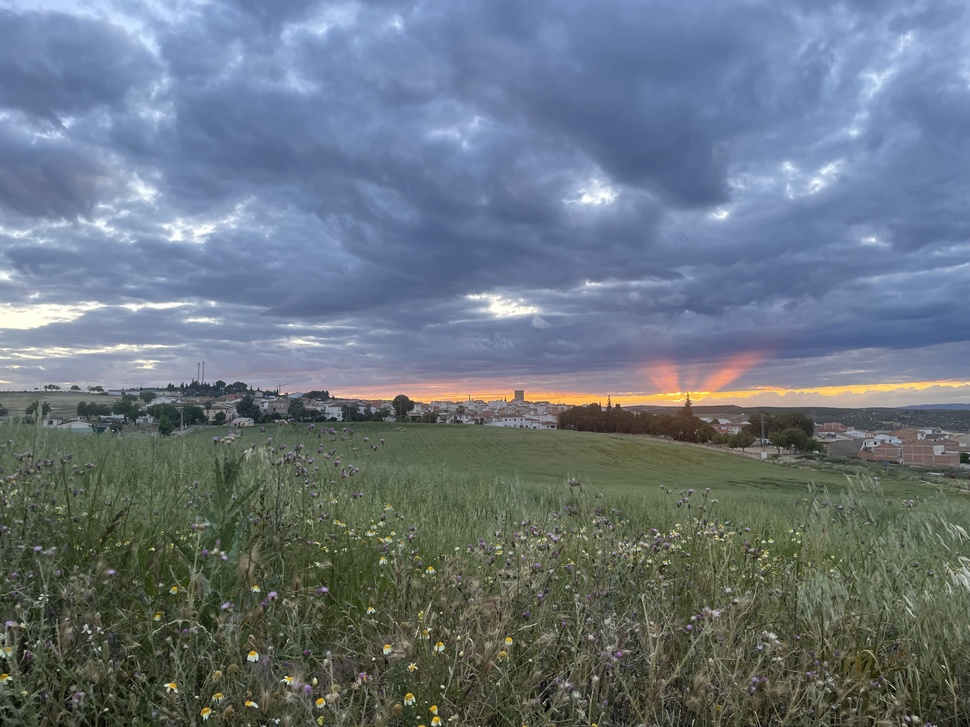
#> input picture ejercicioscapitulo5/imagen.jpg, 970 x 727 px, shrunk from 4032 x 3024 before the run
$ python filtro_ideal_bajo.py
#> lines starting #> are read from the running program, lines starting #| are printed output that depends on the picture; after the words box and inside, x2 and y2 are one past the last pixel; in counts of white or black regions, pixels touching at a corner belong together
#filtro_ideal_bajo.py
import cv2
import matplotlib.pyplot as plt
import numpy as np

img = cv2.imread('imagen.jpg', 0)
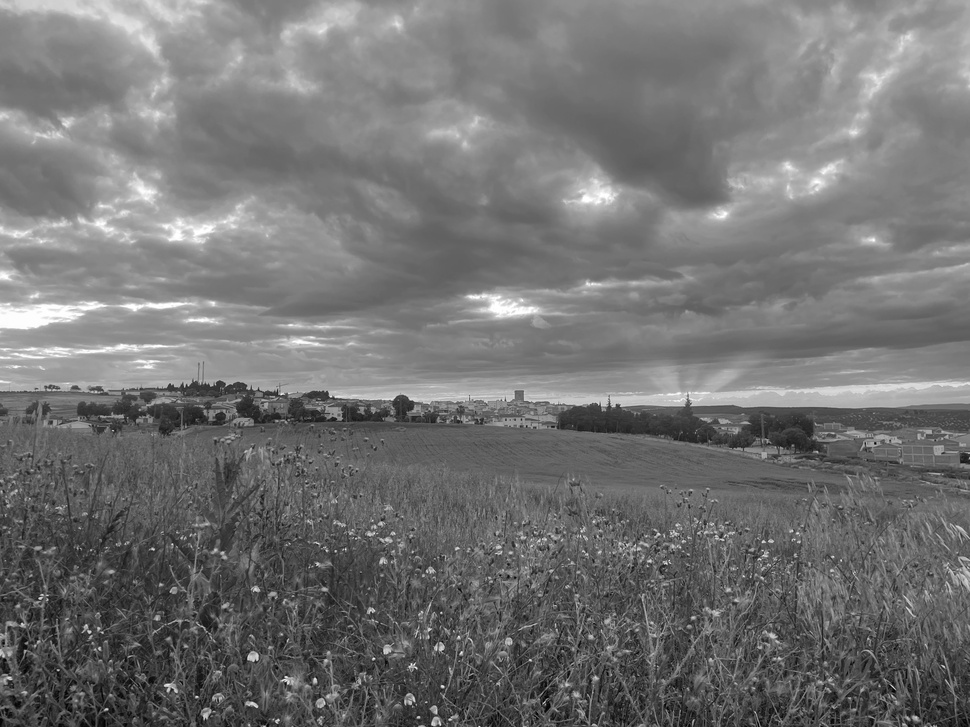
#> img: shape (727, 970); min 0, max 255, mean 114.9
rows, cols = img.shape
#> rows = 727; cols = 970
crow, ccol = rows // 2 , cols // 2
#> crow = 363; ccol = 485
# Ir al dominio de la frecuencia
f = np.fft.fft2(img)
fshift = np.fft.fftshift(f)
# Crear la Máscara Ideal de Paso Bajo (Círculo blanco en fondo negro)
mask = np.zeros((rows, cols), np.uint8)
d0 = 30
cv2.circle(mask, (ccol, crow), d0, 1, -1)
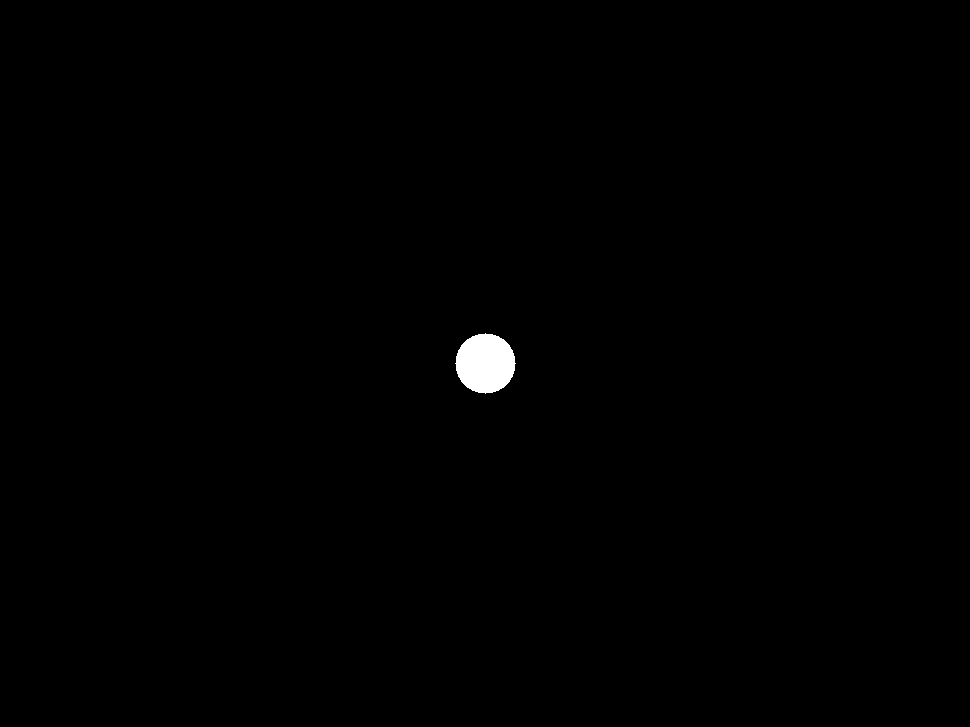
#> mask: shape (727, 970); values 0 (black) and 1 (white), 0.4% white; 1 white region, box (x1, y1, x2, y2) and area: (455, 333, 516, 394) 2821
# Aplicar máscara y volver al dominio del espacio
fshift_filtrado = fshift * mask
img_back = np.abs(np.fft.ifft2(np.fft.ifftshift(fshift_filtrado)))
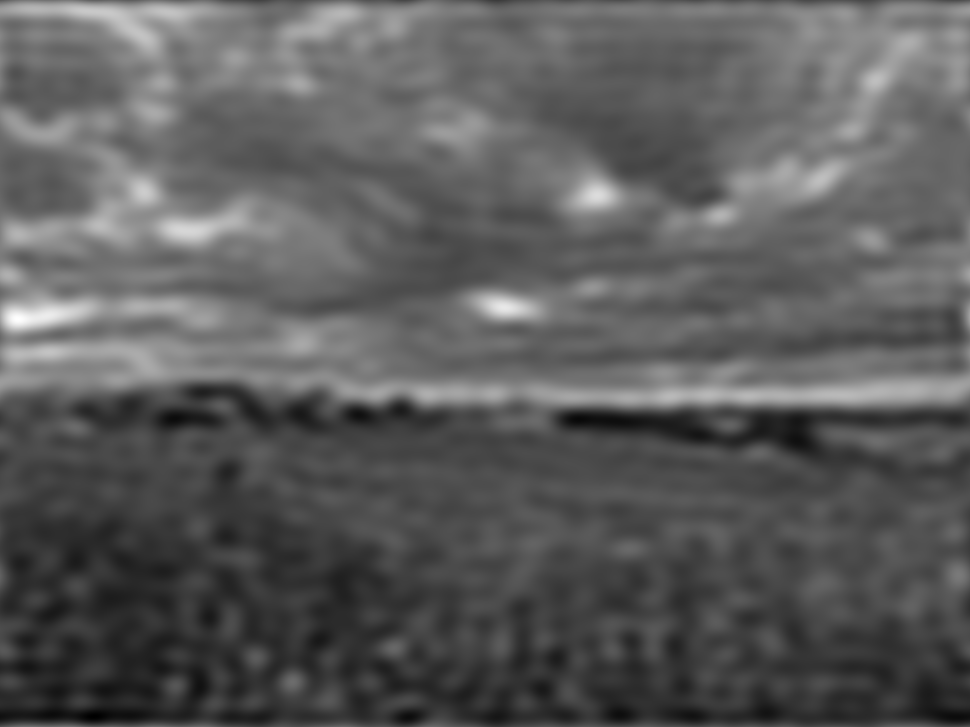
#> img_back: shape (727, 970) float64; min 24.17, max 275.1, mean 114.9; drawn with min black and max white

fig, (ax1, ax2, ax3) = plt.subplots(1, 3, figsize=(18, 6))

ax1.imshow(img, cmap='gray')
ax1.set_title('Original')
ax1.axis('off')
ax2.imshow(mask, cmap='gray')
ax2.set_title(f'Máscara Paso Bajo (D0={d0})')
ax2.axis('off')
ax3.imshow(img_back, cmap='gray')
ax3.set_title('Imagen Filtrada (Suavizada)')
ax3.axis('off')

plt.tight_layout()
plt.show()
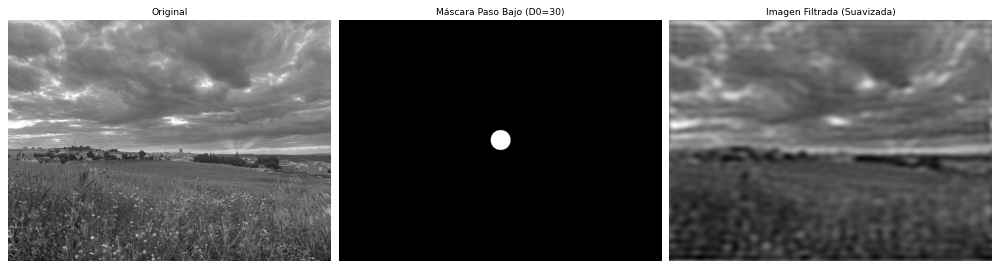
#> figure drawn by matplotlib, 3 panels
